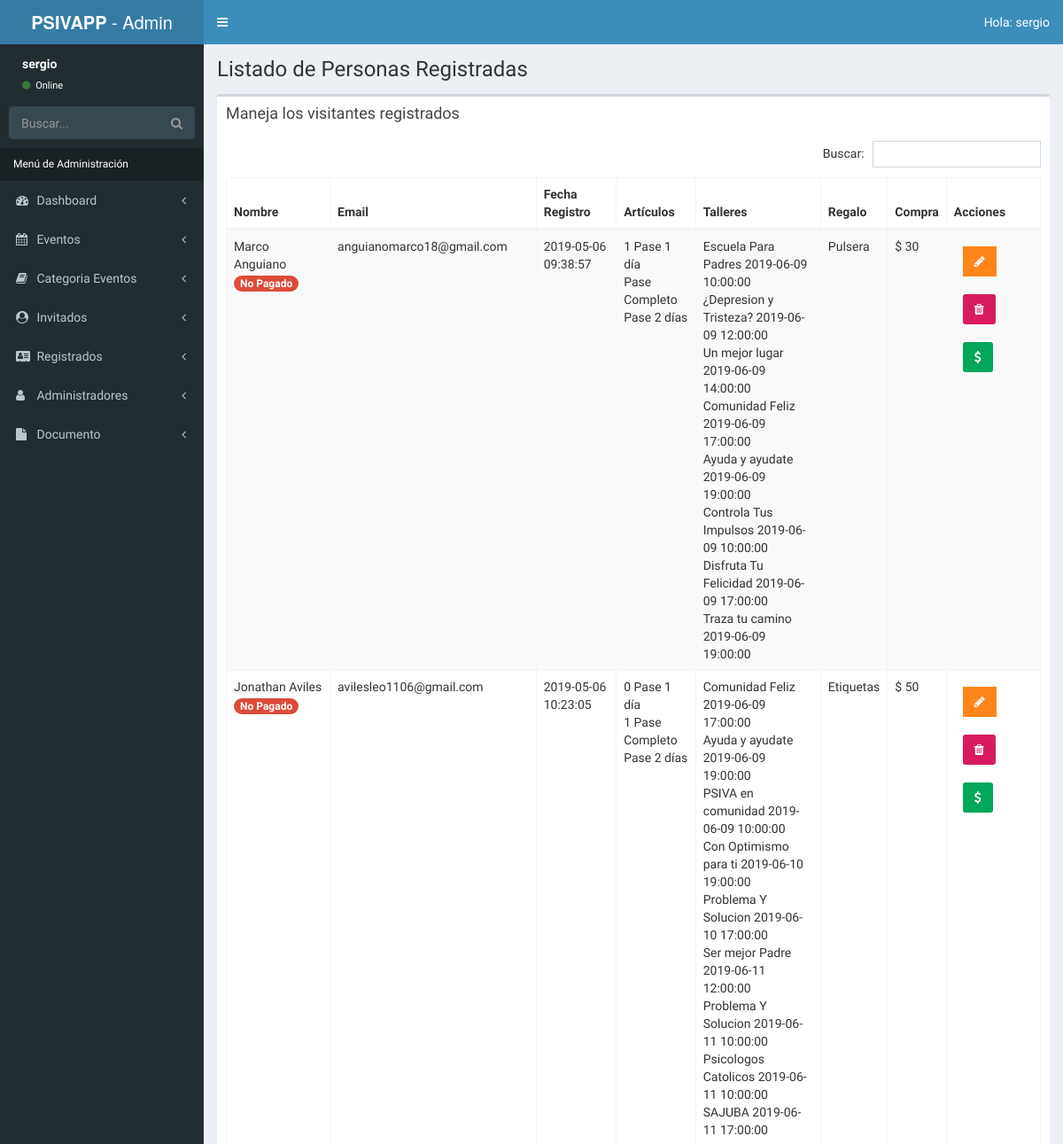
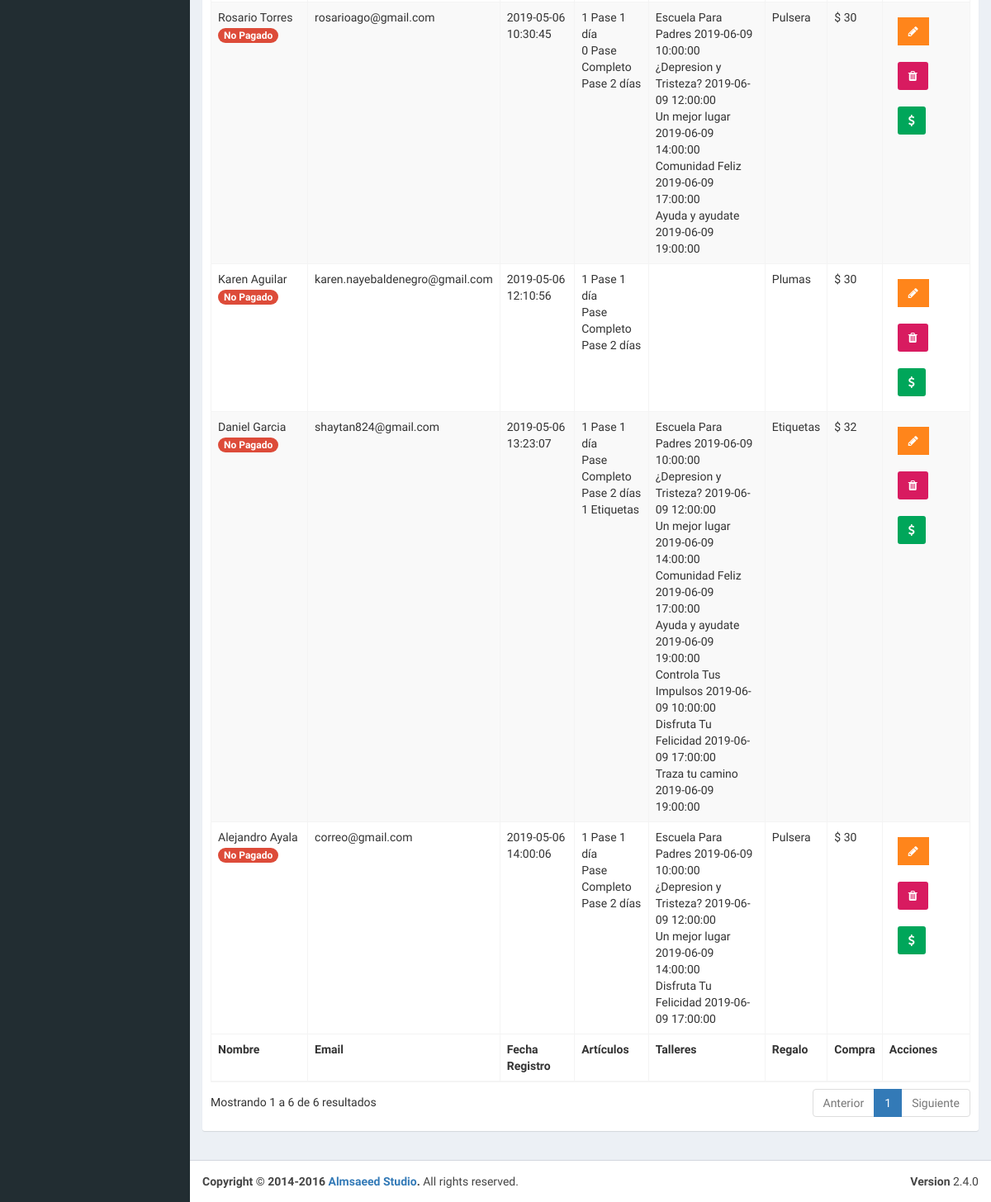
The app's page /admin/lista-registrados.php (signed in) with its own data (2 pictures, top to bottom).
### tables this page shows
CREATE TABLE `registrados` (
  `ID_Registrado` bigint(20) unsigned NOT NULL AUTO_INCREMENT,
  `nombre_registrado` varchar(50) NOT NULL,
  `apellido_registrado` varchar(50) NOT NULL,
  `email_registrado` varchar(100) NOT NULL,
  `fecha_registro` datetime NOT NULL,
  `pases_articulos` longtext NOT NULL,
  `talleres_registrados` longtext NOT NULL,
  `regalo` int(11) NOT NULL,
  `total_pagado` varchar(50) NOT NULL,
  `pagado` int(11) NOT NULL,
  PRIMARY KEY (`ID_Registrado`),
  KEY `regalo` (`regalo`),
  CONSTRAINT `registrados_ibfk_1` FOREIGN KEY (`regalo`) REFERENCES `regalos` (`ID_regalo`)
);

CREATE TABLE `eventos` (
  `evento_id` tinyint(10) NOT NULL AUTO_INCREMENT,
  `nombre_evento` varchar(60) NOT NULL,
  `fecha_evento` date NOT NULL,
  `hora_evento` time NOT NULL,
  `id_cat_evento` tinyint(10) NOT NULL,
  `id_inv` tinyint(4) NOT NULL,
  `clave` varchar(10) NOT NULL,
  `editado` timestamp NOT NULL DEFAULT CURRENT_TIMESTAMP ON UPDATE CURRENT_TIMESTAMP,
  PRIMARY KEY (`evento_id`),
  KEY `id_cat_evento` (`id_cat_evento`),
  KEY `id_inv` (`id_inv`),
  CONSTRAINT `eventos_ibfk_1` FOREIGN KEY (`id_cat_evento`) REFERENCES `categoria_evento` (`id_categoria`),
  CONSTRAINT `eventos_ibfk_2` FOREIGN KEY (`id_inv`) REFERENCES `invitados` (`invitado_id`)
);

CREATE TABLE `regalos` (
  `ID_regalo` int(11) NOT NULL AUTO_INCREMENT,
  `nombre_regalo` varchar(50) NOT NULL,
  PRIMARY KEY (`ID_regalo`)
);

### admin/lista-registrados.php (the view, shortened to what this page needs)
<?php
        include_once 'funciones/funciones.php';
        include_once 'templates/header.php';
        include_once 'templates/barra.php';
        include_once 'templates/navegacion.php';
?>
  <div class="content-wrapper">
    <section class="content-header">
          <h1>
            Listado de Personas Registradas
          </h1>
    </section>
    <section class="content">
      <div class="row">
        <div class="col-xs-12">
          <div class="box">
            <div class="box-header">
              <h3 class="box-title">Maneja los visitantes registrados</h3>
            </div>
            <div class="box-body">
              <table id="registros" class="table table-bordered table-striped">
                <thead>
                <tr>
                  <th>Nombre</th>
                  <th>Email</th>
                  <th>Fecha Registro</th>
                  <th>Artículos</th>
                  <th>Talleres</th>
                  <th>Regalo</th>
                  <th>Compra</th>
                  <th>Acciones</th>
                </tr>
                </thead>
                <tbody>
                        <?php
                            try {
                                $sql = "SELECT registrados.*, regalos.nombre_regalo FROM registrados ";
                                $sql .= " JOIN regalos ";
                                $sql .= " ON registrados.regalo = regalos.ID_regalo ";
                                $resultado = $conn->query($sql);
                            } catch (Exception $e) {
                                $error = $e->getMessage();
                                echo $error;
                            }
                            while($registrado = $resultado->fetch_assoc() ) { ?>
                                <tr>
                                    <td>
                                        <?php echo $registrado['nombre_registrado'] . " " . $registrado['apellido_registrado'];
                                             $pagado = $registrado['pagado'];
                                             if($pagado) {
                                                  echo '<span class="badge bg-green badge-estado-pago-'.$registrado['ID_Registrado'].'">Pagado</span>';
                                             } else {
                                                 echo '<span class="badge bg-red badge-estado-pago-'.$registrado['ID_Registrado'].'">No Pagado</span>';
                                             }
                                        ?>
                                    </td>
                                    <td><?php echo $registrado['email_registrado']; ?></td>
                                    <td><?php echo $registrado['fecha_registro']; ?></td>
                                    <td>
                                        <?php
                                            $articulos = json_decode($registrado['pases_articulos'], true);
                                            $arreglo_articulos = array(
                                                'un_dia' => 'Pase 1 día',
                                                'pase_2dias' => 'Pase 2 días',
                                                'pase_completo' => 'Pase Completo',
                                                'camisas' => 'Camisas',
                                                'etiquetas' => 'Etiquetas'
                                            );
                                            foreach($articulos as $llave => $articulo) {
                                                if(array_key_exists('cantidad', $articulo)) {
                                                    echo  $articulo['cantidad'] . " " . $arreglo_articulos[$llave]. "<br>";
                                                } else {
                                                    echo  $articulo . " " . $arreglo_articulos[$llave]. "<br>";
                                                }
                                            }
                                        ?>
                                    </td>
                                    <td>
                                        <?php   $eventos_resultado =  $registrado['talleres_registrados'];
                                                $talleres = json_decode($eventos_resultado, true);
                                                $talleres = implode("', '", $talleres['eventos']);
                                                $sql_talleres = "SELECT nombre_evento, fecha_evento, hora_evento FROM eventos WHERE clave IN  ('$talleres') OR evento_id IN ('$talleres') ";
                                                $resultado_talleres = $conn->query($sql_talleres);
                                                while($eventos = $resultado_talleres->fetch_assoc()) {
                                                    echo $eventos['nombre_evento'] . " " . $eventos['fecha_evento'] . " " . $eventos['hora_evento'] . "<br>";
                                                }
                                        ?>
                                    </td>
                                    <td><?php echo $registrado['nombre_regalo']; ?></td>
                                    <td>$ <?php echo (float) $registrado['total_pagado']; ?></td>
                                    <td>
                                        <a href="editar-registro.php?id=<?php echo $registrado['ID_Registrado']; ?>" class="btn bg-orange btn-flat margin">
                                            <i class="fa fa-pencil"></i>
                                        </a>
                                        <a href="#" data-id="<?php echo $registrado['ID_Registrado']; ?>" data-tipo="registrado" class="btn bg-maroon bnt-flat margin borrar_registro">
                                            <i class="fa fa-trash"></i>
                                        </a>
                                        <?php $pagado = $registrado['pagado'];
                                        if($pagado) { ?>
                                              <a href="#" title="Cambiar a no pagado" data-id="<?php echo $registrado['ID_Registrado']; ?>" data-tipo="registrado" data-pagado="0" class="btn bg-red bnt-flat margin marcar_pago cambiar-estado-pago-<?php echo $registrado['ID_Registrado']; ?>">
                                                  <i class="fa fa-times"></i>
                                              </a>
                                        <?php } else { ?>
                                             <a href="#" title="Cambiar a pagado" data-id="<?php echo $registrado['ID_Registrado']; ?>" data-tipo="registrado" data-pagado="1" class="btn bg-green bnt-flat margin marcar_pago cambiar-estado-pago-<?php echo $registrado['ID_Registrado']; ?>">
                                                  <i class="fa fa-dollar"></i>
                                              </a>
                                        <?php } ?>
                                    </td>
                                </tr>
                            <?php }  ?>
                </tbody>
                <tfoot>
                <tr>
                    <th>Nombre</th>
                    <th>Email</th>
                    <th>Fecha Registro</th>
                    <th>Artículos</th>
                    <th>Talleres</th>
                    <th>Regalo</th>
                    <th>Compra</th>
                    <th>Acciones</th>
                </tr>
                </tfoot>
              </table>
            </div>
          </div>
        </div>
      </div>
    </section>
  </div>
  <?php
          include_once 'templates/footer.php';
  ?>

### records on screen
registrados: nombre_registrado "Marco", apellido_registrado "Anguiano", email_registrado "anguianomarco18@gmail.com", fecha_registro "2019-05-06 09:38:57", cantidad "1", llave "Pase 1 día", llave "Pase Completo", llave "Pase 2 días", regalo.nombre_regalo "Pulsera", total_pagado "30"
eventos: nombre_evento "Escuela Para Padres", fecha_evento "2019-06-09", hora_evento "10:00:00"
eventos: nombre_evento "¿Depresion y Tristeza?", fecha_evento "2019-06-09", hora_evento "12:00:00"
eventos: nombre_evento "Un mejor lugar", fecha_evento "2019-06-09", hora_evento "14:00:00"
eventos: nombre_evento "Comunidad Feliz", fecha_evento "2019-06-09", hora_evento "17:00:00"
eventos: nombre_evento "Ayuda y ayudate", fecha_evento "2019-06-09", hora_evento "19:00:00"
eventos: nombre_evento "Controla Tus Impulsos", fecha_evento "2019-06-09", hora_evento "10:00:00"
eventos: nombre_evento "Disfruta Tu Felicidad", fecha_evento "2019-06-09", hora_evento "17:00:00"
eventos: nombre_evento "Traza tu camino", fecha_evento "2019-06-09", hora_evento "19:00:00"
registrados: nombre_registrado "Jonathan", apellido_registrado "Aviles", email_registrado "avilesleo1106@gmail.com", fecha_registro "2019-05-06 10:23:05", cantidad "0", llave "Pase 1 día", cantidad "1", llave "Pase Completo", llave "Pase 2 días", regalo.nombre_regalo "Etiquetas", total_pagado "50"
eventos: nombre_evento "PSIVA en comunidad", fecha_evento "2019-06-09", hora_evento "10:00:00"
eventos: nombre_evento "Con Optimismo para ti", fecha_evento "2019-06-10", hora_evento "19:00:00"
eventos: nombre_evento "Problema Y Solucion", fecha_evento "2019-06-10", hora_evento "17:00:00"
eventos: nombre_evento "Ser mejor Padre", fecha_evento "2019-06-11", hora_evento "12:00:00"
eventos: nombre_evento "Problema Y Solucion", fecha_evento "2019-06-11", hora_evento "10:00:00"
eventos: nombre_evento "Psicologos Catolicos", fecha_evento "2019-06-11", hora_evento "10:00:00"
eventos: nombre_evento "SAJUBA", fecha_evento "2019-06-11", hora_evento "17:00:00"
registrados: nombre_registrado "Rosario", apellido_registrado "Torres", email_registrado "rosarioago@gmail.com", fecha_registro "2019-05-06 10:30:45", cantidad "1", llave "Pase 1 día", cantidad "0", llave "Pase Completo", llave "Pase 2 días", regalo.nombre_regalo "Pulsera", total_pagado "30"
registrados: nombre_registrado "Karen", apellido_registrado "Aguilar", email_registrado "karen.nayebaldenegro@gmail.com", fecha_registro "2019-05-06 12:10:56", cantidad "1", llave "Pase 1 día", llave "Pase Completo", llave "Pase 2 días", regalo.nombre_regalo "Plumas", total_pagado "30"
registrados: nombre_registrado "Daniel", apellido_registrado "Garcia", email_registrado "shaytan824@gmail.com", fecha_registro "2019-05-06 13:23:07", cantidad "1", llave "Pase 1 día", llave "Pase Completo", llave "Pase 2 días", pases_articulos "1", llave "Etiquetas", regalo.nombre_regalo "Etiquetas", total_pagado "32"
registrados: nombre_registrado "Alejandro", apellido_registrado "Ayala", email_registrado "correo@gmail.com", fecha_registro "2019-05-06 14:00:06", cantidad "1", llave "Pase 1 día", llave "Pase Completo", llave "Pase 2 días", regalo.nombre_regalo "Pulsera", total_pagado "30"

### other values on screen
$_SESSION['nombre'] "sergio"
